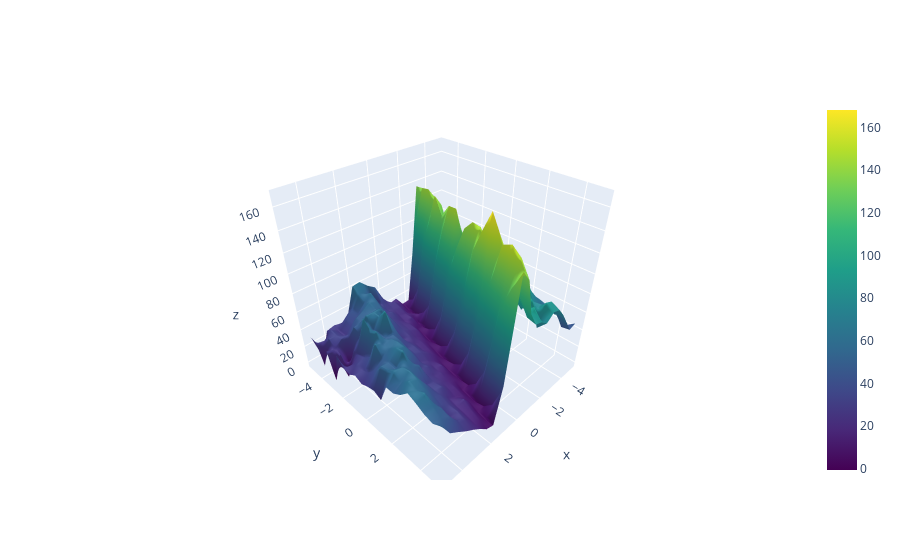

Notebook code for this chart:
### Code cell
import plotly.graph_objects as go

fig = go.Figure(data=[go.Surface(z=vals, x=X, y=Y, colorscale="Viridis")])

# fig.update_layout(title='Function', autosize=False,
#                   width=1000, height=800,
#                   margin=dict(l=65, r=50, b=65, t=90))

fig.show()

### Figure 1 — Plotly figure (JSON) as saved in the notebook; plotly's stock layout.template omitted (floating-point values rounded to 4 significant figures; data arrays with more than 128 entries replaced by an {"elided": "..."} marker saying what was removed)
{"data": [{"colorscale": [[0, "#440154"], [0.1111, "#482878"], [0.2222, "#3e4989"], [0.3333, "#31688e"], [0.4444, "#26828e"], [0.5556, "#1f9e89"], [0.6667, "#35b779"], [0.7778, "#6ece58"], [0.8889, "#b5de2b"], [1, "#fde725"]], "type": "surface", "x": [-5, -4.5, -4, -3.5, -3, -2.5, -2, -1.5, -1, -0.5, 0, 0.5, 1, 1.5, 2, 2.5, 3, 3.5, 4, 4.5, 5], "y": [-5, -4.5, -4, -3.5, -3, -2.5, -2, -1.5, -1, -0.5, 0, 0.5, 1, 1.5, 2, 2.5, 3, 3.5, 4, 4.5, 5], "z": {"elided": "21x21 float values"}}], "layout": {}}
